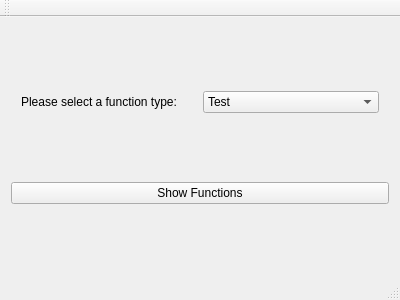
<?xml version="1.0" encoding="UTF-8"?>
<ui version="4.0">
 <class>MainWindow</class>
 <widget class="QMainWindow" name="MainWindow">
  <property name="geometry">
   <rect>
    <x>0</x>
    <y>0</y>
    <width>400</width>
    <height>300</height>
   </rect>
  </property>
  <property name="windowTitle">
   <string>Function Type Selection</string>
  </property>
  <widget class="QWidget" name="centralWidget">
   <layout class="QVBoxLayout" name="verticalLayout">
    <item>
     <layout class="QHBoxLayout" name="horizontalLayout">
      <item>
       <spacer name="functionTypeLabelHSpacer">
        <property name="orientation">
         <enum>Qt::Horizontal</enum>
        </property>
        <property name="sizeType">
         <enum>QSizePolicy::Maximum</enum>
        </property>
        <property name="sizeHint" stdset="0">
         <size>
          <width>10</width>
          <height>20</height>
         </size>
        </property>
       </spacer>
      </item>
      <item>
       <widget class="QLabel" name="functionTypeLabel">
        <property name="text">
         <string>Please select a function type:</string>
        </property>
       </widget>
      </item>
      <item>
       <widget class="QComboBox" name="functionTypeBox">
        <item>
         <property name="text">
          <string>Test</string>
         </property>
        </item>
       </widget>
      </item>
      <item>
       <spacer name="functionTypeBoxHSpacer">
        <property name="orientation">
         <enum>Qt::Horizontal</enum>
        </property>
        <property name="sizeType">
         <enum>QSizePolicy::Maximum</enum>
        </property>
        <property name="sizeHint" stdset="0">
         <size>
          <width>10</width>
          <height>20</height>
         </size>
        </property>
       </spacer>
      </item>
     </layout>
    </item>
    <item>
     <widget class="QPushButton" name="showFunctionsButton">
      <property name="text">
       <string>Show Functions</string>
      </property>
     </widget>
    </item>
   </layout>
  </widget>
  <widget class="QMenuBar" name="menuBar">
   <property name="geometry">
    <rect>
     <x>0</x>
     <y>0</y>
     <width>400</width>
     <height>22</height>
    </rect>
   </property>
  </widget>
  <widget class="QToolBar" name="mainToolBar">
   <attribute name="toolBarArea">
    <enum>TopToolBarArea</enum>
   </attribute>
   <attribute name="toolBarBreak">
    <bool>false</bool>
   </attribute>
  </widget>
  <widget class="QStatusBar" name="statusBar"/>
 </widget>
 <layoutdefault spacing="6" margin="11"/>
 <resources/>
 <connections/>
</ui>
